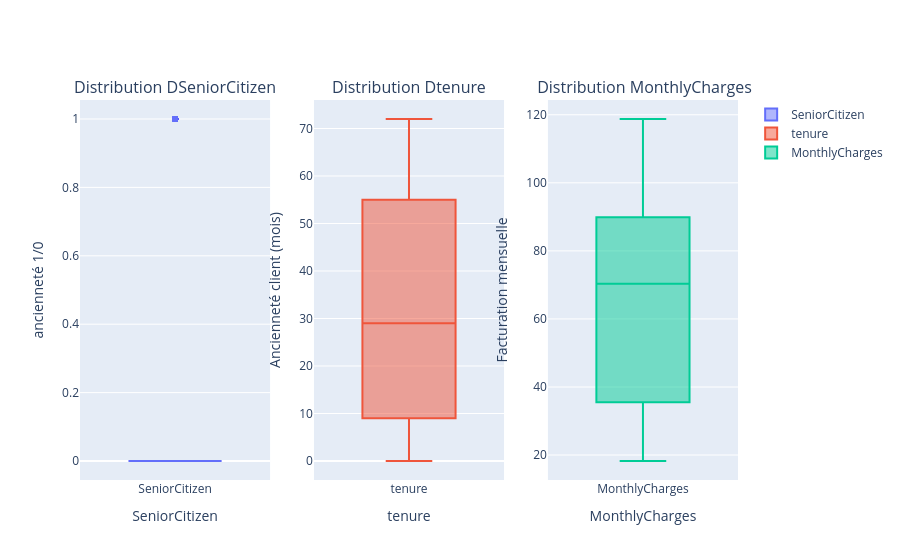

Write notebook code for a chart like this one.
### Markdown cell above
Recherche des valeur aberrantes (outlier)
1 Visualisation (boxpplot) sur les valeurs numerique
2 tableau recaptulatif des valeures yes ou no pour les colonnes "Partner", "Dependents", "PhoneService", "PaperlessBilling", "Churn"
        idem pour MultipleLines mais il y a 3 valeurs possible (Yes/No/No phone service)
    si besoin 2 approche
        1 Stat
        2 Machine Learning

### Code cell
# Creaton DataFrame pour ne garder que les valeur numerique pour le boxplot (SeniorCitizen, tenure, MonthlyCharges et un global pour les trois)
df_numeric = df.select_dtypes(include=[np.number])
df_SeniorCitizen = df_numeric["SeniorCitizen"]
df_tenure = df_numeric["tenure"]
df_MonthlyCharges = df_numeric["MonthlyCharges"]
#Creation d'une figure 1 ligne 3 colonnes
fig = make_subplots(
    rows=1, cols=3,
    subplot_titles=('Distribution DSeniorCitizen', 'Distribution Dtenure',' Distribution MonthlyCharges')
)

fig.add_trace(go.Box(y=df_SeniorCitizen, name="SeniorCitizen"), row=1, col=1)
fig.update_xaxes(title_text="SeniorCitizen", row=1, col=1)
fig.update_yaxes(title_text="ancienneté 1/0", row=1, col=1)

fig.add_trace(go.Box(y=df_tenure, name="tenure"), row=1, col=2)
fig.update_xaxes(title_text="tenure", row=1, col=2)
fig.update_yaxes(title_text="Ancienneté client (mois)", row=1, col=2)

fig.add_trace(go.Box(y=df_MonthlyCharges, name="MonthlyCharges"), row=1, col=3)
fig.update_xaxes(title_text="MonthlyCharges", row=1, col=3)
fig.update_yaxes(title_text="Facturation mensuelle", row=1, col=3)


# Affichage du graphique
fig.show()

### Figure 1 — Plotly figure (JSON) as saved in the notebook; plotly's stock layout.template omitted (floating-point values rounded to 4 significant figures; data arrays with more than 128 entries replaced by an {"elided": "..."} marker saying what was removed)
{"data": [{"name": "SeniorCitizen", "type": "box", "xaxis": "x", "y": {"elided": "7043 int values"}, "yaxis": "y"}, {"name": "tenure", "type": "box", "xaxis": "x2", "y": {"elided": "7043 int values"}, "yaxis": "y2"}, {"name": "MonthlyCharges", "type": "box", "xaxis": "x3", "y": {"elided": "7043 float values"}, "yaxis": "y3"}], "layout": {"annotations": [{"font": {"size": 16}, "showarrow": false, "text": "Distribution DSeniorCitizen", "x": 0.1444, "xanchor": "center", "xref": "paper", "y": 1, "yanchor": "bottom", "yref": "paper"}, {"font": {"size": 16}, "showarrow": false, "text": "Distribution Dtenure", "x": 0.5, "xanchor": "center", "xref": "paper", "y": 1, "yanchor": "bottom", "yref": "paper"}, {"font": {"size": 16}, "showarrow": false, "text": " Distribution MonthlyCharges", "x": 0.8556, "xanchor": "center", "xref": "paper", "y": 1, "yanchor": "bottom", "yref": "paper"}], "xaxis": {"anchor": "y", "domain": [0, 0.2889], "title": {"text": "SeniorCitizen"}}, "xaxis2": {"anchor": "y2", "domain": [0.3556, 0.6444], "title": {"text": "tenure"}}, "xaxis3": {"anchor": "y3", "domain": [0.7111, 1], "title": {"text": "MonthlyCharges"}}, "yaxis": {"anchor": "x", "domain": [0, 1], "title": {"text": "ancienneté 1/0"}}, "yaxis2": {"anchor": "x2", "domain": [0, 1], "title": {"text": "Ancienneté client (mois)"}}, "yaxis3": {"anchor": "x3", "domain": [0, 1], "title": {"text": "Facturation mensuelle"}}}}
